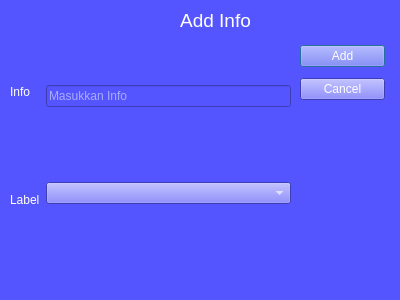
<?xml version="1.0" encoding="UTF-8"?>
<ui version="4.0">
 <class>AddInfo</class>
 <widget class="QDialog" name="AddInfo">
  <property name="geometry">
   <rect>
    <x>0</x>
    <y>0</y>
    <width>400</width>
    <height>300</height>
   </rect>
  </property>
  <property name="windowTitle">
   <string>Add Info</string>
  </property>
  <property name="styleSheet">
   <string notr="true">color: rgb(255, 255, 255);
border-color: rgb(255, 255, 255);background-color: rgb(85, 85, 255);</string>
  </property>
  <widget class="QWidget" name="layoutWidget">
   <property name="geometry">
    <rect>
     <x>300</x>
     <y>40</y>
     <width>85</width>
     <height>67</height>
    </rect>
   </property>
   <layout class="QVBoxLayout" name="verticalLayout_3">
    <item>
     <widget class="QPushButton" name="add">
      <property name="text">
       <string>Add</string>
      </property>
      <property name="checkable">
       <bool>false</bool>
      </property>
     </widget>
    </item>
    <item>
     <widget class="QPushButton" name="cancel">
      <property name="text">
       <string>Cancel</string>
      </property>
     </widget>
    </item>
   </layout>
  </widget>
  <widget class="QLabel" name="index">
   <property name="geometry">
    <rect>
     <x>120</x>
     <y>260</y>
     <width>63</width>
     <height>20</height>
    </rect>
   </property>
   <property name="text">
    <string/>
   </property>
  </widget>
  <widget class="QWidget" name="layoutWidget_2">
   <property name="geometry">
    <rect>
     <x>10</x>
     <y>40</y>
     <width>281</width>
     <height>211</height>
    </rect>
   </property>
   <layout class="QHBoxLayout" name="horizontalLayout">
    <item>
     <layout class="QVBoxLayout" name="verticalLayout">
      <item>
       <widget class="QLabel" name="label">
        <property name="text">
         <string>Info</string>
        </property>
        <property name="buddy">
         <cstring>info</cstring>
        </property>
       </widget>
      </item>
      <item>
       <widget class="QLabel" name="label_2">
        <property name="text">
         <string>Label</string>
        </property>
       </widget>
      </item>
     </layout>
    </item>
    <item>
     <layout class="QVBoxLayout" name="verticalLayout_2">
      <property name="spacing">
       <number>30</number>
      </property>
      <item>
       <widget class="QLineEdit" name="info">
        <property name="styleSheet">
         <string notr="true">color: rgb(255, 255, 255);
border-color: rgb(255, 255, 255);</string>
        </property>
        <property name="placeholderText">
         <string>Masukkan Info</string>
        </property>
       </widget>
      </item>
      <item>
       <widget class="QComboBox" name="opsilabel">
        <property name="styleSheet">
         <string notr="true">color: rgb(255, 255, 255);
border-color: rgb(255, 255, 255);</string>
        </property>
       </widget>
      </item>
     </layout>
    </item>
   </layout>
  </widget>
  <widget class="QLabel" name="label_4">
   <property name="geometry">
    <rect>
     <x>160</x>
     <y>10</y>
     <width>111</width>
     <height>20</height>
    </rect>
   </property>
   <property name="font">
    <font>
     <pointsize>14</pointsize>
    </font>
   </property>
   <property name="text">
    <string>Add Info</string>
   </property>
   <property name="alignment">
    <set>Qt::AlignCenter</set>
   </property>
  </widget>
 </widget>
 <resources/>
 <connections/>
</ui>
